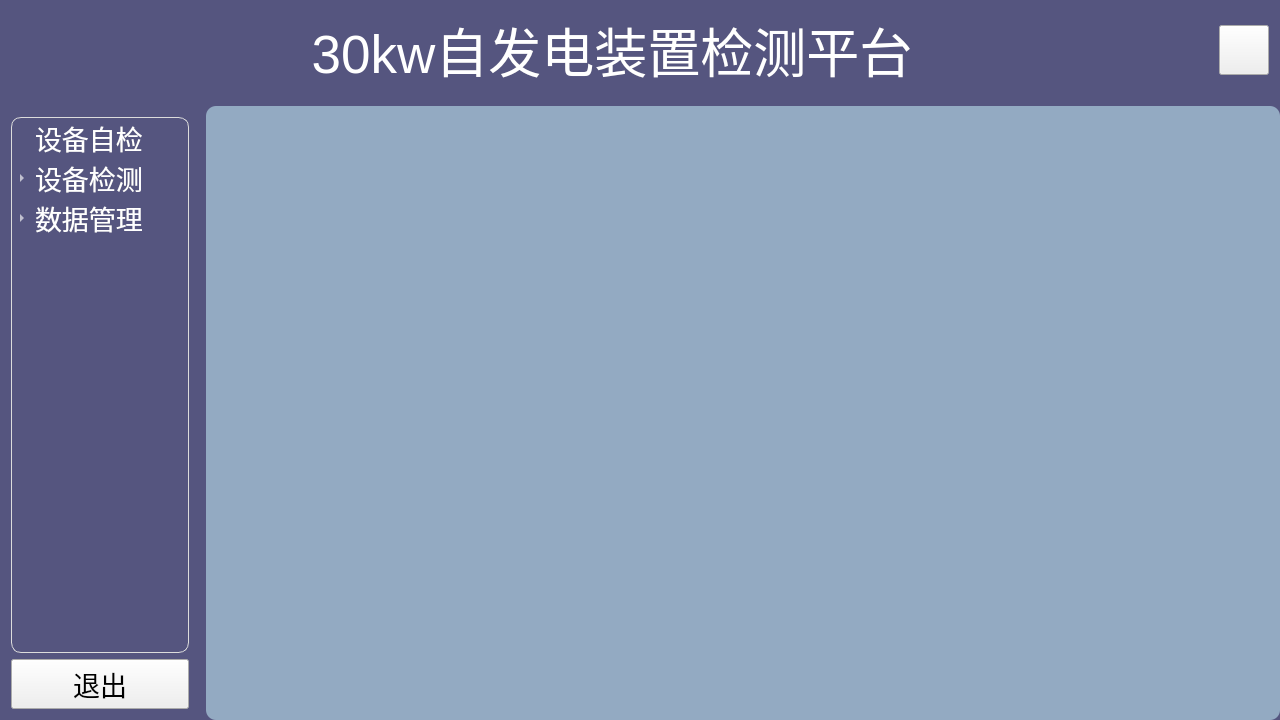
<?xml version="1.0" encoding="UTF-8"?>
<ui version="4.0">
 <class>MainWindow</class>
 <widget class="QMainWindow" name="MainWindow">
  <property name="geometry">
   <rect>
    <x>0</x>
    <y>0</y>
    <width>1280</width>
    <height>720</height>
   </rect>
  </property>
  <property name="windowTitle">
   <string>MainWindow</string>
  </property>
  <property name="styleSheet">
   <string notr="true">#centralWidget{
background-color: qlineargradient(spread:pad, x1:0, y1:1, x2:0, y2:0, stop:0 rgb(85, 85, 127), stop:0.935 rgb(85, 85, 127));
}
#treeWidget,#stackedWidget{
background-color:#55557F;
color:white;
}
#stackedWidget{
border-radius:10px;
background-color:#93AAC2;
}
#treeWidget::item::selected{
background-color: rgb(191, 191, 191)
}
#treeWidget::item::hover{
background-color:#C1C1C1;
}
SpinBox{
width:150px;
height:100px;
}
</string>
  </property>
  <widget class="QWidget" name="centralWidget">
   <layout class="QGridLayout" name="gridLayout">
    <property name="leftMargin">
     <number>0</number>
    </property>
    <property name="topMargin">
     <number>0</number>
    </property>
    <property name="rightMargin">
     <number>0</number>
    </property>
    <property name="bottomMargin">
     <number>0</number>
    </property>
    <item row="0" column="0" colspan="2">
     <widget class="QWidget" name="widget" native="true">
      <property name="minimumSize">
       <size>
        <width>0</width>
        <height>70</height>
       </size>
      </property>
      <property name="styleSheet">
       <string notr="true">QLabel{
color:white;
}</string>
      </property>
      <layout class="QHBoxLayout" name="horizontalLayout">
       <item>
        <widget class="QLabel" name="label">
         <property name="font">
          <font>
           <pointsize>40</pointsize>
          </font>
         </property>
         <property name="text">
          <string>30kw自发电装置检测平台</string>
         </property>
         <property name="alignment">
          <set>Qt::AlignCenter</set>
         </property>
        </widget>
       </item>
       <item>
        <widget class="QPushButton" name="pushButton_2">
         <property name="maximumSize">
          <size>
           <width>50</width>
           <height>50</height>
          </size>
         </property>
         <property name="styleSheet">
          <string notr="true">border-image: url(:/res/save1.png);</string>
         </property>
         <property name="text">
          <string/>
         </property>
         <property name="icon">
          <iconset>
           <normaloff>res/save.png</normaloff>res/save.png</iconset>
         </property>
         <property name="iconSize">
          <size>
           <width>50</width>
           <height>50</height>
          </size>
         </property>
         <property name="checkable">
          <bool>false</bool>
         </property>
        </widget>
       </item>
      </layout>
     </widget>
    </item>
    <item row="1" column="0">
     <widget class="QWidget" name="widget_2" native="true">
      <property name="minimumSize">
       <size>
        <width>200</width>
        <height>0</height>
       </size>
      </property>
      <property name="maximumSize">
       <size>
        <width>160</width>
        <height>16777215</height>
       </size>
      </property>
      <property name="styleSheet">
       <string notr="true">QTreeWidget {
                border: 1px solid #dcdcdc;
                border-radius: 10px;
                background: #55557F;
            }
       
            QTreeWidget::item:hover {
  
                border-radius: 10px;  /* 鼠标悬浮时也显示圆角 */
            }
            QTreeWidget::branch:has-siblings:!adjoins-item {
                border-image: url(none);
            }
            QTreeWidget::branch:has-siblings:adjoins-item {
                border-image: url(none);
            }
            QTreeWidget::branch:!has-children:!has-siblings:adjoins-item {
                border-image: url(none);
            }
            QTreeWidget::branch:has-children:!has-siblings:closed,
            QTreeWidget::branch:closed:has-children:has-siblings {
                border-image: none;
                image: none;
            }
            QTreeWidget::branch:open:has-children:!has-siblings,
            QTreeWidget::branch:open:has-children:has-siblings  {
                border-image: none;
                image: none;
            }</string>
      </property>
      <layout class="QVBoxLayout" name="verticalLayout">
       <item>
        <widget class="QTreeWidget" name="treeWidget">
         <property name="minimumSize">
          <size>
           <width>0</width>
           <height>0</height>
          </size>
         </property>
         <property name="font">
          <font>
           <pointsize>20</pointsize>
          </font>
         </property>
         <property name="autoScrollMargin">
          <number>16</number>
         </property>
         <property name="tabKeyNavigation">
          <bool>false</bool>
         </property>
         <property name="selectionMode">
          <enum>QAbstractItemView::SingleSelection</enum>
         </property>
         <property name="indentation">
          <number>20</number>
         </property>
         <property name="rootIsDecorated">
          <bool>true</bool>
         </property>
         <property name="uniformRowHeights">
          <bool>false</bool>
         </property>
         <property name="itemsExpandable">
          <bool>true</bool>
         </property>
         <property name="sortingEnabled">
          <bool>false</bool>
         </property>
         <property name="animated">
          <bool>true</bool>
         </property>
         <property name="allColumnsShowFocus">
          <bool>false</bool>
         </property>
         <property name="wordWrap">
          <bool>false</bool>
         </property>
         <property name="headerHidden">
          <bool>true</bool>
         </property>
         <attribute name="headerMinimumSectionSize">
          <number>25</number>
         </attribute>
         <attribute name="headerShowSortIndicator" stdset="0">
          <bool>false</bool>
         </attribute>
         <attribute name="headerStretchLastSection">
          <bool>true</bool>
         </attribute>
         <column>
          <property name="text">
           <string>App</string>
          </property>
         </column>
         <item>
          <property name="text">
           <string>设备自检</string>
          </property>
          <property name="icon">
           <iconset resource="res.qrc">
            <normaloff>:/res/autoCheck.png</normaloff>:/res/autoCheck.png</iconset>
          </property>
         </item>
         <item>
          <property name="text">
           <string>设备检测</string>
          </property>
          <property name="textAlignment">
           <set>AlignLeading|AlignVCenter</set>
          </property>
          <property name="icon">
           <iconset resource="res.qrc">
            <normaloff>:/res/testItem.png</normaloff>:/res/testItem.png</iconset>
          </property>
          <item>
           <property name="text">
            <string>负载设置</string>
           </property>
          </item>
          <item>
           <property name="text">
            <string>稳态测试</string>
           </property>
          </item>
          <item>
           <property name="text">
            <string>瞬态测试</string>
           </property>
          </item>
          <item>
           <property name="text">
            <string>谐波分析</string>
           </property>
          </item>
          <item>
           <property name="text">
            <string>录波分析</string>
           </property>
          </item>
         </item>
         <item>
          <property name="text">
           <string>数据管理</string>
          </property>
          <property name="icon">
           <iconset resource="res.qrc">
            <normaloff>:/res/dataManager.png</normaloff>:/res/dataManager.png</iconset>
          </property>
          <item>
           <property name="text">
            <string>自检信息</string>
           </property>
          </item>
          <item>
           <property name="text">
            <string>用户信息</string>
           </property>
          </item>
          <item>
           <property name="text">
            <string>数据报表</string>
           </property>
          </item>
         </item>
        </widget>
       </item>
       <item>
        <widget class="QToolButton" name="toolButton">
         <property name="sizePolicy">
          <sizepolicy hsizetype="Expanding" vsizetype="Minimum">
           <horstretch>0</horstretch>
           <verstretch>0</verstretch>
          </sizepolicy>
         </property>
         <property name="minimumSize">
          <size>
           <width>0</width>
           <height>50</height>
          </size>
         </property>
         <property name="font">
          <font>
           <pointsize>20</pointsize>
          </font>
         </property>
         <property name="text">
          <string>退出</string>
         </property>
        </widget>
       </item>
      </layout>
     </widget>
    </item>
    <item row="1" column="1">
     <widget class="QStackedWidget" name="stackedWidget">
      <property name="styleSheet">
       <string notr="true"/>
      </property>
      <property name="currentIndex">
       <number>8</number>
      </property>
      <widget class="Page1_fzsz" name="page1_fzsz"/>
      <widget class="Page3_wtcs" name="page3_wtcs"/>
      <widget class="Page4_stcs" name="page4_stcs"/>
      <widget class="Page5_xbfx" name="page5_xbfx"/>
      <widget class="Page6_lbfx" name="page6_lbfx"/>
      <widget class="Data" name="data"/>
      <widget class="User" name="user"/>
      <widget class="SelfInfo" name="selfInfo"/>
      <widget class="SelfTest" name="selfTest"/>
     </widget>
    </item>
   </layout>
  </widget>
 </widget>
 <layoutdefault spacing="6" margin="11"/>
 <customwidgets>
  <customwidget>
   <class>Page1_fzsz</class>
   <extends>QWidget</extends>
   <header>App/Page/page1_fzsz.h</header>
   <container>1</container>
  </customwidget>
  <customwidget>
   <class>Page3_wtcs</class>
   <extends>QWidget</extends>
   <header>App/Page/page3_wtcs.h</header>
   <container>1</container>
  </customwidget>
  <customwidget>
   <class>Page4_stcs</class>
   <extends>QWidget</extends>
   <header>App/Page/page4_stcs.h</header>
   <container>1</container>
  </customwidget>
  <customwidget>
   <class>Page5_xbfx</class>
   <extends>QWidget</extends>
   <header>App/Page/page5_xbfx.h</header>
   <container>1</container>
  </customwidget>
  <customwidget>
   <class>Page6_lbfx</class>
   <extends>QWidget</extends>
   <header>App/Page/page6_lbfx.h</header>
   <container>1</container>
  </customwidget>
  <customwidget>
   <class>Data</class>
   <extends>QWidget</extends>
   <header>App/Page/data.h</header>
   <container>1</container>
  </customwidget>
  <customwidget>
   <class>User</class>
   <extends>QWidget</extends>
   <header>App/Page/user.h</header>
   <container>1</container>
  </customwidget>
  <customwidget>
   <class>SelfInfo</class>
   <extends>QWidget</extends>
   <header>App/Page/selfinfo.h</header>
   <container>1</container>
  </customwidget>
  <customwidget>
   <class>SelfTest</class>
   <extends>QWidget</extends>
   <header>App/Page/selftest.h</header>
   <container>1</container>
  </customwidget>
 </customwidgets>
 <resources>
  <include location="res.qrc"/>
 </resources>
 <connections/>
</ui>
